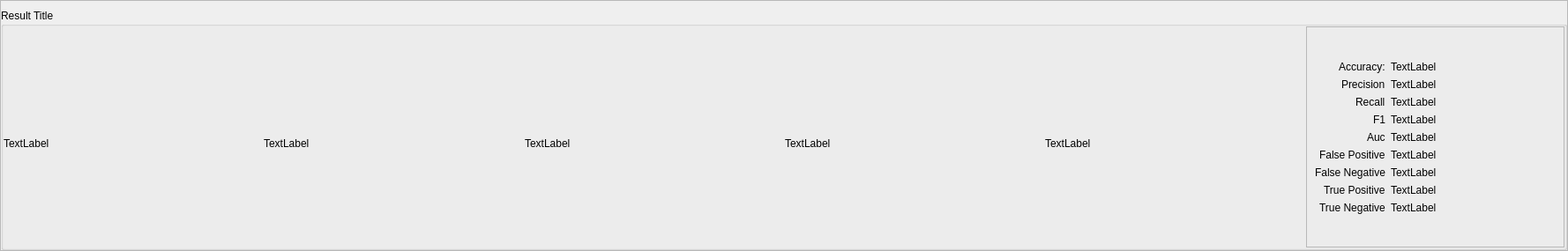
<?xml version="1.0" encoding="UTF-8"?>
<ui version="4.0">
 <class>Form</class>
 <widget class="QWidget" name="Form">
  <property name="geometry">
   <rect>
    <x>0</x>
    <y>0</y>
    <width>1778</width>
    <height>285</height>
   </rect>
  </property>
  <property name="minimumSize">
   <size>
    <width>0</width>
    <height>285</height>
   </size>
  </property>
  <property name="maximumSize">
   <size>
    <width>16777215</width>
    <height>286</height>
   </size>
  </property>
  <property name="windowTitle">
   <string>Form</string>
  </property>
  <layout class="QHBoxLayout" name="horizontalLayout">
   <property name="spacing">
    <number>2</number>
   </property>
   <property name="leftMargin">
    <number>0</number>
   </property>
   <property name="topMargin">
    <number>0</number>
   </property>
   <property name="rightMargin">
    <number>0</number>
   </property>
   <property name="bottomMargin">
    <number>0</number>
   </property>
   <item>
    <widget class="QFrame" name="frame">
     <property name="frameShape">
      <enum>QFrame::StyledPanel</enum>
     </property>
     <property name="frameShadow">
      <enum>QFrame::Raised</enum>
     </property>
     <layout class="QVBoxLayout" name="verticalLayout">
      <property name="spacing">
       <number>2</number>
      </property>
      <property name="leftMargin">
       <number>0</number>
      </property>
      <property name="rightMargin">
       <number>0</number>
      </property>
      <property name="bottomMargin">
       <number>0</number>
      </property>
      <item>
       <widget class="QGroupBox" name="groupBox">
        <property name="title">
         <string>Result Title</string>
        </property>
        <layout class="QHBoxLayout" name="horizontalLayout_2" stretch="1,1,1,1,1,1">
         <property name="spacing">
          <number>2</number>
         </property>
         <property name="leftMargin">
          <number>0</number>
         </property>
         <property name="topMargin">
          <number>0</number>
         </property>
         <property name="rightMargin">
          <number>0</number>
         </property>
         <property name="bottomMargin">
          <number>0</number>
         </property>
         <item>
          <widget class="QLabel" name="acc_graph">
           <property name="sizePolicy">
            <sizepolicy hsizetype="Preferred" vsizetype="Preferred">
             <horstretch>0</horstretch>
             <verstretch>0</verstretch>
            </sizepolicy>
           </property>
           <property name="minimumSize">
            <size>
             <width>265</width>
             <height>265</height>
            </size>
           </property>
           <property name="text">
            <string>TextLabel</string>
           </property>
          </widget>
         </item>
         <item>
          <widget class="QLabel" name="loss_graph">
           <property name="minimumSize">
            <size>
             <width>265</width>
             <height>265</height>
            </size>
           </property>
           <property name="text">
            <string>TextLabel</string>
           </property>
          </widget>
         </item>
         <item>
          <widget class="QLabel" name="matrix_graph">
           <property name="minimumSize">
            <size>
             <width>265</width>
             <height>265</height>
            </size>
           </property>
           <property name="text">
            <string>TextLabel</string>
           </property>
          </widget>
         </item>
         <item>
          <widget class="QLabel" name="pres_rec_graph">
           <property name="minimumSize">
            <size>
             <width>265</width>
             <height>265</height>
            </size>
           </property>
           <property name="text">
            <string>TextLabel</string>
           </property>
          </widget>
         </item>
         <item>
          <widget class="QLabel" name="roc_auc_graph">
           <property name="minimumSize">
            <size>
             <width>265</width>
             <height>265</height>
            </size>
           </property>
           <property name="text">
            <string>TextLabel</string>
           </property>
          </widget>
         </item>
         <item>
          <widget class="QFrame" name="frame_2">
           <property name="frameShape">
            <enum>QFrame::StyledPanel</enum>
           </property>
           <property name="frameShadow">
            <enum>QFrame::Raised</enum>
           </property>
           <layout class="QFormLayout" name="formLayout">
            <property name="sizeConstraint">
             <enum>QLayout::SetMinAndMaxSize</enum>
            </property>
            <property name="fieldGrowthPolicy">
             <enum>QFormLayout::AllNonFixedFieldsGrow</enum>
            </property>
            <property name="labelAlignment">
             <set>Qt::AlignRight|Qt::AlignTrailing|Qt::AlignVCenter</set>
            </property>
            <property name="formAlignment">
             <set>Qt::AlignCenter</set>
            </property>
            <item row="0" column="0">
             <widget class="QLabel" name="label">
              <property name="styleSheet">
               <string notr="true">font: 63 12pt &quot;Bahnschrift SemiBold SemiConden&quot;;</string>
              </property>
              <property name="text">
               <string>Accuracy:</string>
              </property>
             </widget>
            </item>
            <item row="0" column="1">
             <widget class="QLabel" name="acc_label">
              <property name="styleSheet">
               <string notr="true">font: 63 12pt &quot;Bahnschrift SemiBold SemiConden&quot;;</string>
              </property>
              <property name="text">
               <string>TextLabel</string>
              </property>
             </widget>
            </item>
            <item row="1" column="0">
             <widget class="QLabel" name="label_3">
              <property name="styleSheet">
               <string notr="true">font: 63 12pt &quot;Bahnschrift SemiBold SemiConden&quot;;</string>
              </property>
              <property name="text">
               <string>Precision</string>
              </property>
             </widget>
            </item>
            <item row="2" column="0">
             <widget class="QLabel" name="label_4">
              <property name="styleSheet">
               <string notr="true">font: 63 12pt &quot;Bahnschrift SemiBold SemiConden&quot;;</string>
              </property>
              <property name="text">
               <string>Recall</string>
              </property>
             </widget>
            </item>
            <item row="3" column="0">
             <widget class="QLabel" name="label_5">
              <property name="styleSheet">
               <string notr="true">font: 63 12pt &quot;Bahnschrift SemiBold SemiConden&quot;;</string>
              </property>
              <property name="text">
               <string>F1</string>
              </property>
             </widget>
            </item>
            <item row="4" column="0">
             <widget class="QLabel" name="label_6">
              <property name="styleSheet">
               <string notr="true">font: 63 12pt &quot;Bahnschrift SemiBold SemiConden&quot;;</string>
              </property>
              <property name="text">
               <string>Auc</string>
              </property>
             </widget>
            </item>
            <item row="1" column="1">
             <widget class="QLabel" name="precition_label">
              <property name="styleSheet">
               <string notr="true">font: 63 12pt &quot;Bahnschrift SemiBold SemiConden&quot;;</string>
              </property>
              <property name="text">
               <string>TextLabel</string>
              </property>
             </widget>
            </item>
            <item row="4" column="1">
             <widget class="QLabel" name="auc_label">
              <property name="styleSheet">
               <string notr="true">font: 63 12pt &quot;Bahnschrift SemiBold SemiConden&quot;;</string>
              </property>
              <property name="text">
               <string>TextLabel</string>
              </property>
             </widget>
            </item>
            <item row="2" column="1">
             <widget class="QLabel" name="recall_label">
              <property name="styleSheet">
               <string notr="true">font: 63 12pt &quot;Bahnschrift SemiBold SemiConden&quot;;</string>
              </property>
              <property name="text">
               <string>TextLabel</string>
              </property>
             </widget>
            </item>
            <item row="3" column="1">
             <widget class="QLabel" name="f1_label">
              <property name="styleSheet">
               <string notr="true">font: 63 12pt &quot;Bahnschrift SemiBold SemiConden&quot;;</string>
              </property>
              <property name="text">
               <string>TextLabel</string>
              </property>
             </widget>
            </item>
            <item row="5" column="0">
             <widget class="QLabel" name="label_11">
              <property name="styleSheet">
               <string notr="true">font: 63 12pt &quot;Bahnschrift SemiBold SemiConden&quot;;</string>
              </property>
              <property name="text">
               <string>False Positive</string>
              </property>
             </widget>
            </item>
            <item row="5" column="1">
             <widget class="QLabel" name="FP_label">
              <property name="styleSheet">
               <string notr="true">font: 63 12pt &quot;Bahnschrift SemiBold SemiConden&quot;;</string>
              </property>
              <property name="text">
               <string>TextLabel</string>
              </property>
             </widget>
            </item>
            <item row="6" column="0">
             <widget class="QLabel" name="label_13">
              <property name="styleSheet">
               <string notr="true">font: 63 12pt &quot;Bahnschrift SemiBold SemiConden&quot;;</string>
              </property>
              <property name="text">
               <string>False Negative</string>
              </property>
             </widget>
            </item>
            <item row="6" column="1">
             <widget class="QLabel" name="FN_label">
              <property name="styleSheet">
               <string notr="true">font: 63 12pt &quot;Bahnschrift SemiBold SemiConden&quot;;</string>
              </property>
              <property name="text">
               <string>TextLabel</string>
              </property>
             </widget>
            </item>
            <item row="7" column="0">
             <widget class="QLabel" name="label_15">
              <property name="styleSheet">
               <string notr="true">font: 63 12pt &quot;Bahnschrift SemiBold SemiConden&quot;;</string>
              </property>
              <property name="text">
               <string>True Positive</string>
              </property>
             </widget>
            </item>
            <item row="7" column="1">
             <widget class="QLabel" name="TP_label">
              <property name="styleSheet">
               <string notr="true">font: 63 12pt &quot;Bahnschrift SemiBold SemiConden&quot;;</string>
              </property>
              <property name="text">
               <string>TextLabel</string>
              </property>
             </widget>
            </item>
            <item row="8" column="0">
             <widget class="QLabel" name="label_17">
              <property name="styleSheet">
               <string notr="true">font: 63 12pt &quot;Bahnschrift SemiBold SemiConden&quot;;</string>
              </property>
              <property name="text">
               <string>True Negative</string>
              </property>
             </widget>
            </item>
            <item row="8" column="1">
             <widget class="QLabel" name="TN_label">
              <property name="styleSheet">
               <string notr="true">font: 63 12pt &quot;Bahnschrift SemiBold SemiConden&quot;;</string>
              </property>
              <property name="text">
               <string>TextLabel</string>
              </property>
             </widget>
            </item>
           </layout>
          </widget>
         </item>
        </layout>
       </widget>
      </item>
     </layout>
    </widget>
   </item>
  </layout>
 </widget>
 <resources/>
 <connections/>
</ui>
